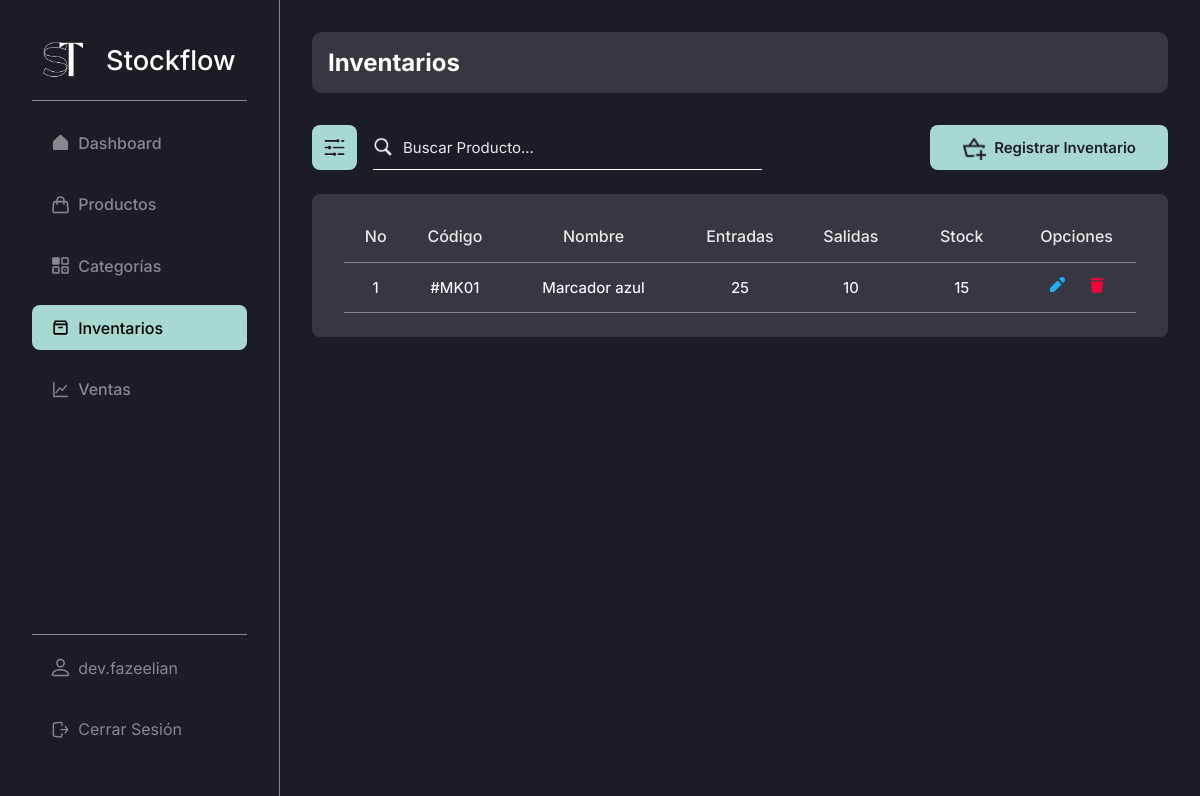
The app's page /admin/inventories/ (signed in), older data.
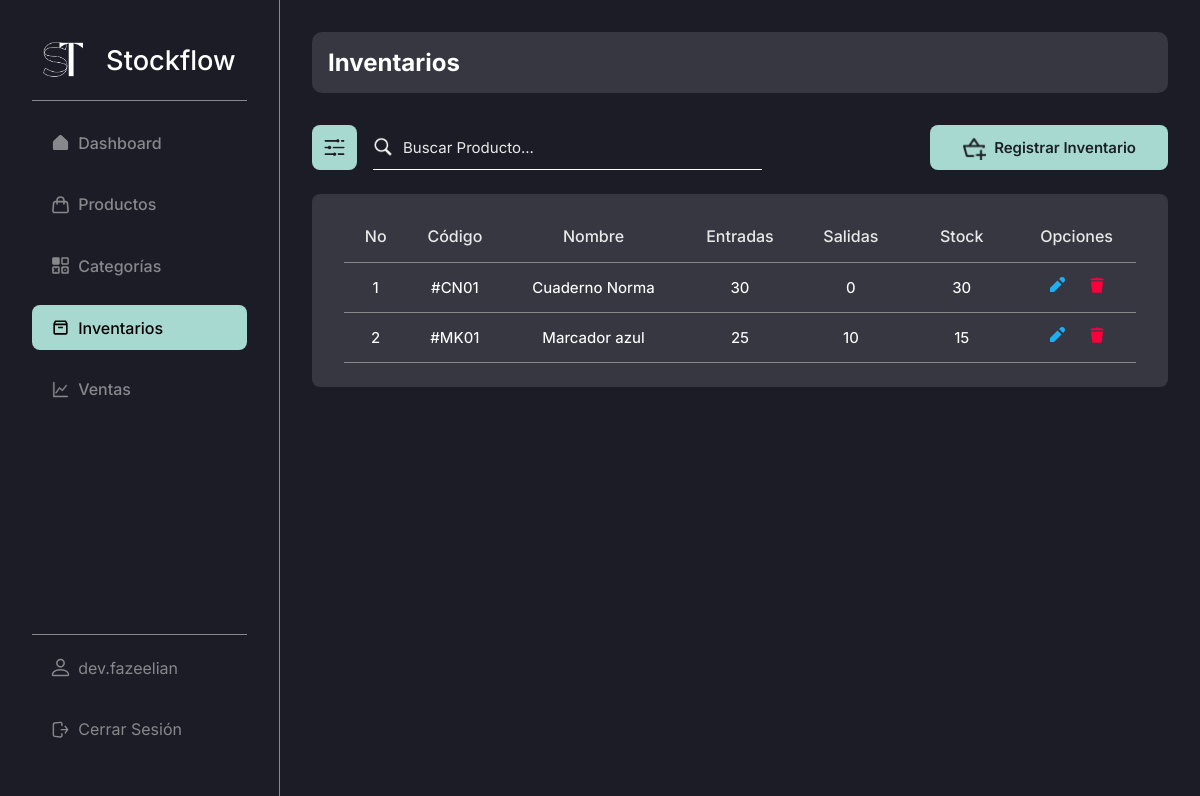
The same page, newer data.
### stockflow/models.py (models this page shows, shortened)
class User(db.Model):
    id = db.Column(db.Integer, primary_key = True) # Primary key
    email = db.Column(db.String(255), unique = True, nullable = False)
    username = db.Column(db.String(20), unique = True, nullable = False)
    names = db.Column(db.String(50), nullable = True, default="")
    last_names = db.Column(db.String(50), nullable = True, default="")
    password = db.Column(db.Text, nullable = False)
    profile_photo = db.Column(db.String(255), nullable=True, default="")

class Inventory(db.Model):
    id = db.Column(db.Integer, primary_key = True) # Primary key
    created_by = db.Column(db.Integer, db.ForeignKey("user.id"), nullable = False) # Foreign key
    product_id = db.Column(db.Integer, db.ForeignKey("product.id"), nullable = False) # Foreign key
    inflows = db.Column(db.Integer, nullable = False)
    outflows = db.Column(db.Integer, nullable = True, default = 0)
    stock = db.Column(db.Integer, nullable = False, default = 0)
    product = db.relationship('Product', backref='inventory', lazy=True)

class Product(db.Model):
    id = db.Column(db.Integer, primary_key = True) # Primary key
    created_by = db.Column(db.Integer, db.ForeignKey("user.id"), nullable = False) # Foreign key
    name = db.Column(db.String(100), nullable = False)
    code = db.Column(db.String(10), nullable=False)
    category_id = db.Column(db.Integer, db.ForeignKey("category.id"), nullable = False) # Foreign key
    price = db.Column(db.Integer, nullable = False)
    image = db.Column(db.String(255), nullable = True)
    category = db.relationship('Category', backref='products', lazy=True)

### stockflow/modules/inventory.py (the view)
@bp.route("/", methods = ("GET", "POST"))
@login_required
def index():
    query = ""
    inventories = []
    if request.method == "POST":
        query = request.form.get("searchInventory", "")
        inventories = Inventory.query.join(Product).filter(
            (
                Product.name.ilike(f"%{query}%") |  # Searching by product name
                Product.code.ilike(f"%{query}%")    # Searching by product code
            )
        ).all()
    else:
        inventories = Inventory.query.filter(Inventory.created_by == g.user.id).all()
    return render_template("modules/inventories/index.html", inventories = inventories, query=query)

### stockflow/auth.py (called while the page is built)
def login_required(view):
    @functools.wraps(view)
    def wrapped_view(**kwargs):
        if g.user is None:
            message = "Debes iniciar sesión"
            flash(message)
            return redirect(url_for("auth.login"))
        return view(**kwargs)
    return wrapped_view

@bp.before_app_request # Execute the next function in every request, every page
def load_logged_in_user():
    user_id = session.get("user_id")
    if user_id is None:
        g.user = None
    else:
        g.user = User.query.get_or_404(user_id)

### stockflow/templates/modules/inventories/index.html (shortened to what this page needs)
{% extends 'base-admin.html' %}
{% block content %}
    <head>
        <link rel="stylesheet" href="{{ url_for('static', filename='css/modules/inventories.css') }}">
    </head>
    <div class="content-group inter bg-black-light">
        <h2 class="color-white inter">Inventarios</h2>
    </div>
    <div class="top-page">
        <div class="cont-search">
            <button class="btn-search-filter bg-turquese-light-blue">
                <img src="{{ url_for('static', filename='img/icons/filter.png') }}" alt="">
            </button>
            <form action="{{ url_for('admin/inventories.index') }}" method="post" class="search-bar">
                <img src="{{ url_for('static', filename='img/icons/search.png') }}" alt="">
                <input type="text" class="color-white inter" name="searchInventory" value="{{ query }}" id="search" placeholder="Buscar Producto...">
            </form>
        </div>
        <div class="cont-create" style="gap: 1rem;">
            <a href="{{ url_for('admin/inventories.new') }}" class="btn-create bg-turquese-light-blue color-black inter">
                <img src="{{ url_for('static', filename='img/icons/add-inventory.png') }}" alt="">
                <h2>Registrar Inventario</h2>
            </a>
        </div>
    </div>
    <table class="table inter bg-black-light">
        <thead>
            <tr class="thead color-white-gray">
                <th class="th th-no-inv">No</th>
                <th class="th th-code-inv">Código</th>
                <th class="th th-name-inv">Nombre</th>
                <th class="th th-inflows-inv">Entradas</th>
                <th class="th th-outflows-inv">Salidas</th>
                <th class="th th-stock-inv">Stock</th>
                <th class="th th-options-inv">Opciones</th>
            </tr>
        </thead>
        <tbody>
            {% if inventories %}
                {% for inventory in inventories | reverse %}
                    {% if g.user.id == inventory.created_by %}
                        <tr class="tbody">
                            <td class="td td-no-inv">{{ loop.index }}</td>
                            <td class="td td-code-inv">#{{ inventory.product.code }}</td>
                            <td class="td td-name-inv">{{ inventory.product.name }}</td>
                            <td class="td td-inflows-inv">{{ inventory.inflows }}</td>
                            <td class="td td-outflows-inv">{{ inventory.outflows }}</td>
                            <td class="td td-stock-inv">{{ inventory.stock }}</td>
                            <td class="td td-options-inv">
                                <a href="{{ url_for('admin/inventories.update', id = inventory.id) }}">
                                    <svg
                                        xmlns="http://www.w3.org/2000/svg"
                                        viewBox="0 0 16 16"
                                        fill="#20AEF3"
                                    >
                                        <path
                                            d="M12.527 7.473L8.527 3.473 1 11 1 15 5 15zM11.172.828l-1.065 1.065 4 4 1.065-1.065c1.105-1.105 1.105-2.895 0-4l0 0C14.067-.276 12.276-.276 11.172.828z"
                                        />
                                    </svg>
                                </a>
                                <a href="{{ url_for('admin/inventories.delete', id = inventory.id) }}">
                                </a>
                            </td>
                        </tr>
                        {% else %}
                        <tr class="tbody">
                            <td class="td" style="width: 100%;">No hay inventarios registrados por ti.</td>
                        </tr>
                    {% endif %}
                {% endfor %}
            {% endif %}
        </tbody>
    </table>
{% endblock %}

### stockflow/templates/base-admin.html (shortened to what this page needs)
<!DOCTYPE html>
<html lang="es">
<head>
    <link rel="stylesheet" href="{{ url_for('static', filename='css/global.css') }}">
    <link rel="stylesheet" href="{{ url_for('static', filename='css/base.css') }}">
    <link rel="stylesheet" href="{{ url_for('static', filename='css/tables.css') }}">
    <link rel="stylesheet" href="{{ url_for('static', filename='css/search.css') }}">
    <link rel="stylesheet" href="{{ url_for('static', filename='css/form.css') }}">
</head>
<body>
    <aside class="side-bar inter bg-black br-gray-1">
        <section class="side-bar-main">
            <h1 class="inter">
                <a href="{{ url_for('admin.dashboard') }}" class="color-white">
                    <img src="{{ url_for('static', filename='img/logo.png') }}" alt="">
                    Stockflow
                </a>
            </h1>
            <br>
            <div class="side-bar-divider" />
            <nav class="side-nav-bar">
                <a
                    href="{{ url_for('admin.dashboard') }}"
                    class="item-side-nav-bar inter {% if request.endpoint == 'admin.dashboard' %}item-side-nav-bar--active{% endif %}"
                >
                    Dashboard
                </a>
                <a
                    href="{{ url_for('admin/products.index') }}"
                    class="item-side-nav-bar inter {% if request.endpoint == 'admin/products.index' %}item-side-nav-bar--active{% endif %}"
                >
                    Productos
                </a>
                <a
                    href="{{ url_for('admin/products/categories.index') }}"
                    class="item-side-nav-bar inter {% if request.endpoint == 'admin/products/categories.index' %}item-side-nav-bar--active{% endif %}"
                >
                    Categorías
                </a>
                <a
                    href="{{ url_for('admin/inventories.index') }}"
                    class="item-side-nav-bar inter {% if request.endpoint == 'admin/inventories.index' %}item-side-nav-bar--active{% endif %}"
                >
                    Inventarios
                </a>
                <a
                    href="{{ url_for('admin/sales.index') }}"
                    class="item-side-nav-bar inter {% if request.endpoint == 'admin/sales.index' %}item-side-nav-bar--active{% endif %}"
                >
                    Ventas
                </a>
            </nav>
        </section>
        <footer class="side-bar-footer" style="flex-direction: column;">
            <a
                href="{{ url_for('admin.profile') }}"
                class="item-side-nav-bar inter {% if request.endpoint == 'admin.profile' %}item-side-nav-bar--active{% endif %}"
            >
                {{ g.user.username }}
            </a>
            <a href="{{ url_for('auth.logout') }}" class="item-side-nav-bar inter">
                Cerrar Sesión
            </a>
        </footer>
    </aside>
    <main class="page-content bg-black">
        {% block content %}{% endblock %}
    </main>
</body>
</html>

### stockflow/static/css/global.css (style rules this page uses)
* { box-sizing: border-box; padding: 0; margin: 0; }
body { display: flex; width: 100%; height: 100%; }
a { text-decoration: none; }
.page-content { display: flex; width: 100%; height: 100%; min-height: 100vh; margin-left: 280px; flex-direction: column; color: white; padding: 2rem; }
.content-group { display: flex; width: 100%; padding: 1rem; border-radius: 10px; }
.bg-black { background-color: #1C1C26; }
.bg-black-light { background-color: #363740; }
.bg-turquese-light-blue { background-color: #A7D9D0; }
.color-black { color: #1C1C26; }
.color-white { color: #FFF; }
.color-white-gray { color: #E8E8E8; }
.inter { font-family: "Inter", sans-serif; font-optical-sizing: auto; font-style: normal; }
.br-gray-1 { border-right: 1px solid #87888C; }

### stockflow/static/css/base.css (style rules this page uses)
.side-bar { display: flex; position: fixed; z-index: 1; top: 0; left: 0; width: 280px; flex-direction: column; height: 100vh; padding: 2.5rem 2rem 2rem; justify-content: space-between; }
.side-bar h1 { text-align: center; font-weight: 500; }
.side-bar h1 a { display: flex; font-size: 2rem; align-items: center; justify-content: space-around; }
.side-bar h1 a img { width: 40px; height: 40px; }
.side-bar-main { display: flex; width: 100%; height: auto; flex-direction: column; }
.side-nav-bar { display: flex; width: 100%; height: auto; list-style: none; flex-direction: column; margin-top: 20px; }
.side-nav-bar a { font-weight: 500; }
.item-side-nav-bar, .item-side-nav-bar--active { display: flex; width: 100%; height: auto; padding: 1rem 1.5rem 1rem; border-radius: 8px; margin-bottom: 1rem; text-decoration: none; align-items: center; gap: 10px; }
.item-side-nav-bar { color: #87888C; }
.item-side-nav-bar--active { color: black; background-color: #A7D9D0; }
.item-side-nav-bar--active svg { color: black !important; }
.item-side-nav-bar svg, .item-side-nav-bar--active svg { width: 20px; height: 20px; }
.item-side-nav-bar svg { color: #87888C !important; }
.side-bar-divider { display: flex; width: 100%; height: 1px; background-color: #87888C; }
.side-bar-footer { display: flex; width: 100%; min-height: 1px; border-top: 1px solid #87888C; align-items: center; justify-content: center; padding-top: 10px; }
@media screen and (max-width: 1440px) { .side-bar h1 a { font-size: 1.7rem; } }
@media screen and (max-width: 1440px) { .item-side-nav-bar, .item-side-nav-bar--active { padding: 0.8rem 1.2rem 0.8rem; gap: 8px; } }
@media screen and (max-width: 1440px) { .item-side-nav-bar svg, .item-side-nav-bar--active svg { width: 19px; height: 19px; } }

### stockflow/static/css/tables.css (style rules this page uses)
.table { display: flex; width: 100%; height: auto; margin: 2rem 0 2rem; flex-direction: column; border-radius: 8px; padding: 0 1.7rem 2rem; }
.thead { display: flex; width: 100%; height: auto; justify-content: space-between; padding: 1rem 0 0; border-bottom: 1px solid #87888C; }
.th { display: flex; width: auto; height: auto; padding: 1rem; font-size: 18px; justify-content: center; align-items: center; font-weight: 500; }
.tbody { display: flex; width: 100%; height: 100%; justify-content: space-between; border-bottom: 1px solid #87888C; }
.td { display: flex; width: auto; height: auto; font-size: 16px; justify-content: center; align-items: center; text-align: center; padding: 1rem 0 1rem; font-weight: 450; }
.td svg { width: 18px; height: 18px; }
@media screen and (max-width: 1440px) { .table { margin: 1.5rem 0 1.5rem; padding: 0 2rem 1.5rem; } }
@media screen and (max-width: 1440px) { .th { font-size: 16px; } }
@media screen and (max-width: 1440px) { .td { font-size: 15px; padding: 0.9rem 0 0.9rem; } }
@media screen and (max-width: 1440px) { .td svg { width: 16px; height: 16px; } }

### stockflow/static/css/modules/inventories.css (style rules this page uses)
.th-no-inv, .td-no-inv { width: 8%; }
.th-code-inv, .td-code-inv { width: 12%; }
.th-name-inv, .td-name-inv { width: 23%; }
.th-inflows-inv, .td-inflows-inv { width: 14%; }
.th-outflows-inv, .td-outflows-inv { width: 14%; }
.th-stock-inv, .td-stock-inv { width: 14%; }
.th-options-inv, .td-options-inv { width: 15%; }
.td-options-inv { gap: 1.5rem; }

Row changes from the older to the newer data that the page shows:
added Inventory: product.code "CN01", product.name "Cuaderno Norma", inflows "30", outflows "0", stock "30"
